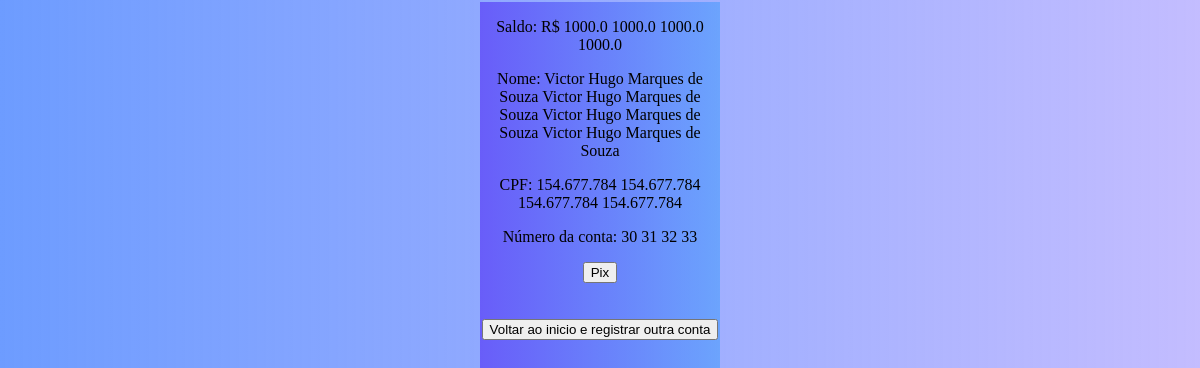
The app's page /DressBank/Menu/ with its own data.
### App_DressBank/models.py (models this page shows)
class Usuario(models.Model):
    NdaConta = models.AutoField(primary_key=True)
    nome = models.TextField(max_length=200)
    cpf = models.TextField(max_length=14)
    saldo = models.FloatField(default = 0, null = True)

### App_DressBank/views.py (the view)
# urls.py: path('DressBank/Menu/', views.Home, name='ContaBanco'),
def Home(request):
    Usuario_id = 1
    usuarios = {
            'usuarios': Usuario.objects.all()
        }
    return render(request,'DressBank/Menu.html',usuarios)

### App_DressBank/templates/DressBank/Menu.html (shortened to what this page needs)
<!DOCTYPE html>
<html lang="pt-br">
<head>
</head>
<body>
    <div class="Lateral">
        <div class="container">
        <p>
            Saldo: R$
        {% for usuario in usuarios %}
            <td>{{usuario.saldo}}</td>
        {% endfor %}
        </p>
        <p>
            Nome:
        {% for usuario in usuarios %}
            <td>{{usuario.nome}}</td>
        {% endfor %}
        </p>
        <p>
            CPF:
        {% for usuario in usuarios %}
            <td>{{usuario.cpf}}</td>
        {% endfor %}
        </p>
        <p>
            Número da conta:
        {% for usuario in usuarios %}
            <td>{{usuario.NdaConta}}</td>
        {% endfor %}
        </p>
        </div>
        <div>
            <form action="{% url 'Operacoes' %}">
                <button>Pix</button>
            </form>
        </div>
        <br>
        <br>
        <form action="{% url 'deletar_dados' %}">
            <button type="submit">Voltar ao inicio e registrar outra conta</button>
        </form>
    </div>
</body>
</html>

### App_DressBank/templates/DressBank/Menu.html (style rules this page uses)
body { background-image: linear-gradient(to right, rgb(109, 156, 255),rgba(130, 116, 255, 0.479)); overflow-y: hidden; overflow-x: hidden; }
.Lateral { position: absolute; top: 50%; left: 50%; transform: translate(-50%, -50%); width: 20%; height: 99.5vh; background-image: linear-gradient(to right, rgba(99, 82, 248, 0.87), rgba(70, 155, 252, 0.582)); text-align: center; }

### records on screen
Usuario: saldo "1000.0", nome "Victor Hugo Marques de Souza", cpf "154.677.784", NdaConta "30"
Usuario: saldo "1000.0", nome "Victor Hugo Marques de Souza", cpf "154.677.784", NdaConta "31"
Usuario: saldo "1000.0", nome "Victor Hugo Marques de Souza", cpf "154.677.784", NdaConta "32"
Usuario: saldo "1000.0", nome "Victor Hugo Marques de Souza", cpf "154.677.784", NdaConta "33"
